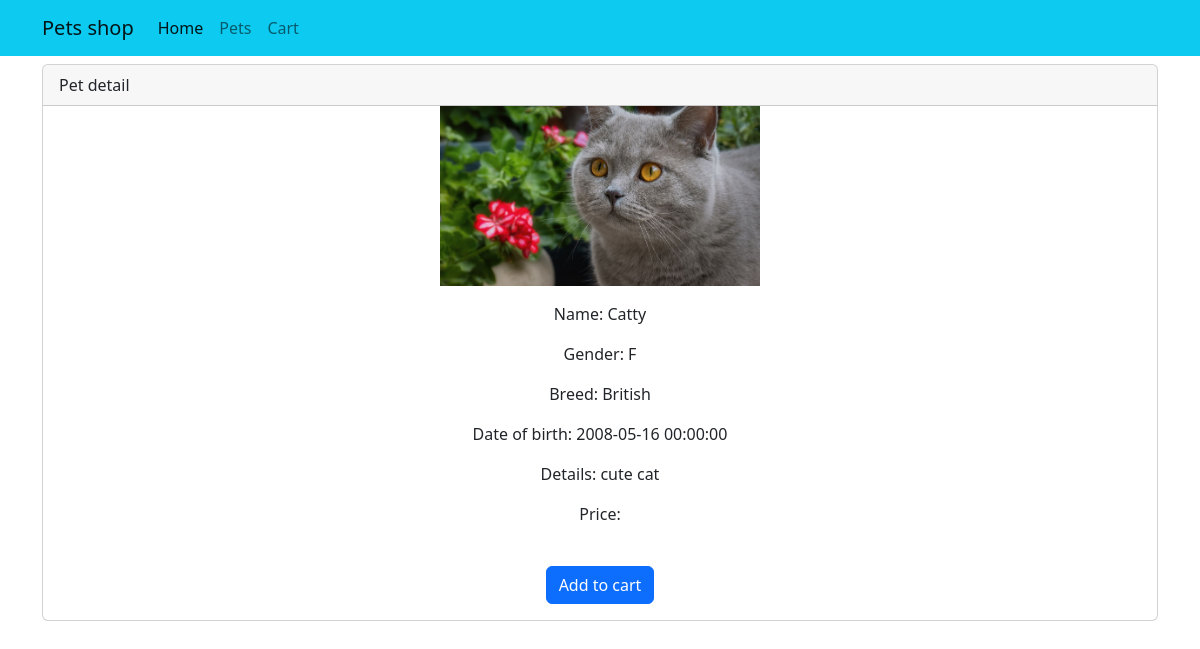
Screenshot of /pet/2 with the database file from the repository.
### app/models.py (models this page shows)
class Pet(db.Model):
    id = db.Column(db.Integer, primary_key=True, autoincrement=True)
    name = db.Column(db.String(150))
    gender = db.Column(db.String(1))
    breed = db.Column(db.String(150))
    date_of_birth = db.Column(db.DateTime, default=datetime.datetime.now())
    details = db.Column(db.Text)
    price = db.Column(db.Integer)
    image = db.Column(db.String(250))
    cart_id = db.Column(db.Integer, db.ForeignKey('cart.id'))

### app/routes.py (the view)
@flask_app.route("/pet/<pet_id>")
def pet_details_page(pet_id):
    pet = Pet.query.filter(Pet.id == pet_id).first()
    return flask.render_template('pet.html', pet=pet)
    pass

### app/templates/pet.html (shortened to what this page needs)
{% extends "index.html" %}
{% block page_detail %}
    <div class="container mt-2">
        <div class="card">
            <div class="card-header">
                Pet detail
            </div>
            <div class="text-center">
                <img src="{{url_for('static', filename=pet['image'])}}" class="card-img-top w-75">
                <div class="card-body">
                <p class="card-text">Name: {{ pet['name'] }}</p>
                <p class="card-text">Gender: {{ pet['gender'] }}</p>
                <p class="card-text">Breed: {{ pet['breed'] }}</p>
                <p class="card-text">Date of birth: {{ pet['date_of_birth'] }}</p>
                <p class="card-text">Details: {{ pet['details'] }}</p>
                <p class="card-text">Price: {{ pet['Price'] }}</p>
                <br>
                <a href="{{url_for('add_pet_page', pet_id=pet['id'])}}" class="btn btn-primary">Add to cart</a>
                </div>
            </div>
        </div>
    </div>
{% endblock %}

### app/static/style.css (style rules this page uses)
.card-img-top { width: 100%; height: 15vw; object-fit: contain; }

### rows the page displays
Pet: image (picture), name "Catty", gender "F", breed "British", date_of_birth "2008-05-16 00:00:00", details "cute cat"
